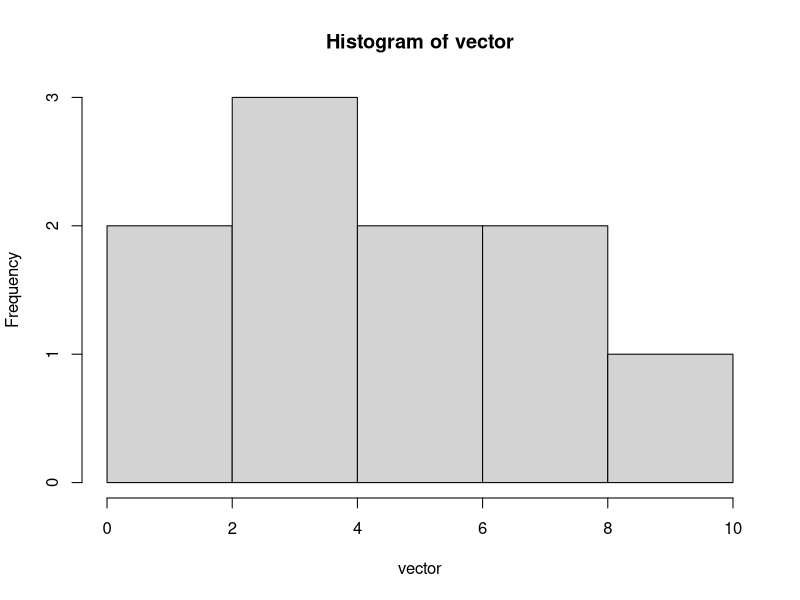
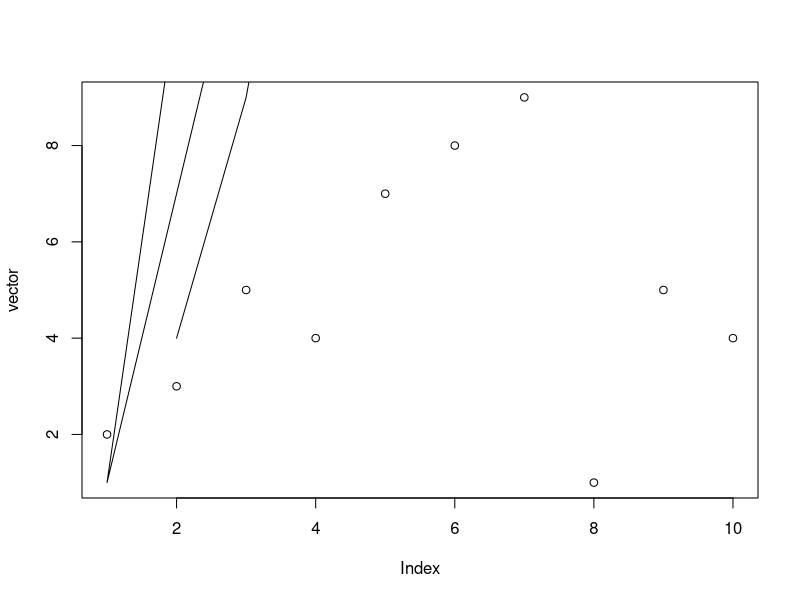
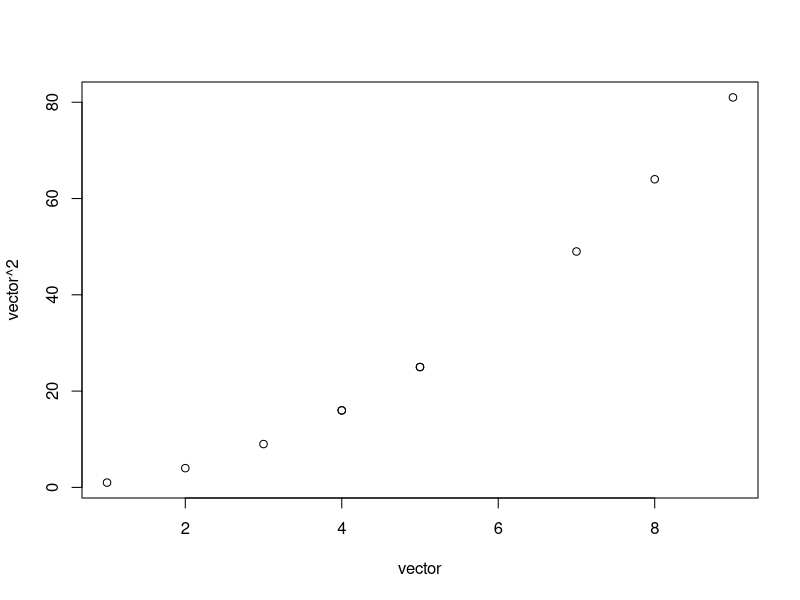

Reproduce these figures in R, in order.
vector <- c(2,3,5,4,7,8,9,1,5,4)
hist(vector)
plot(vector) # scatterplot
lines(vector, vector**2)
plot(vector, vector**2)

